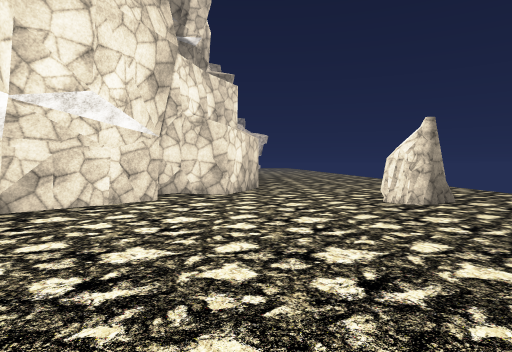
view 1 (above)

13 first-person views from a walk through a scene from a Unity 3-D project. The camera is 1.3 m above the floor, tilts 2° down and sees 75° across. The floor is counted in squares, 1.82 m on a side. Each view is taken from the middle of a square. On the plan, view 1 faces up. The plan holds only what a view shows up to about 11 squares ahead; the rest is blank. The place goes on beyond the plan. The player is left out. Some surface patterns are stand-ins.

view 2
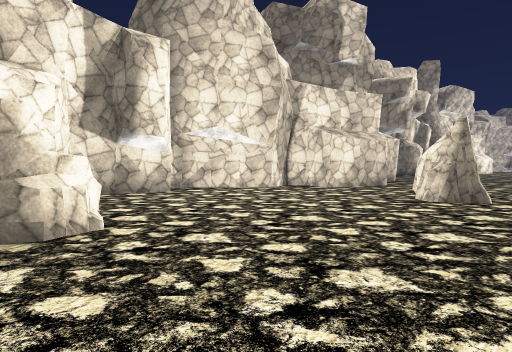

view 3
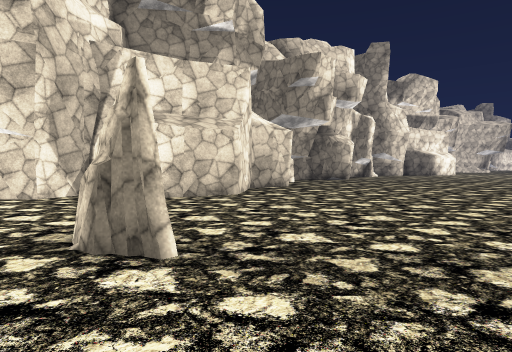

view 4
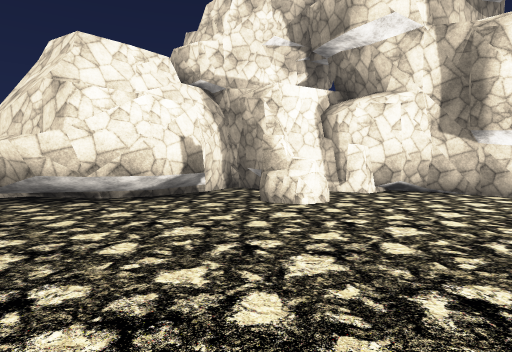

view 5
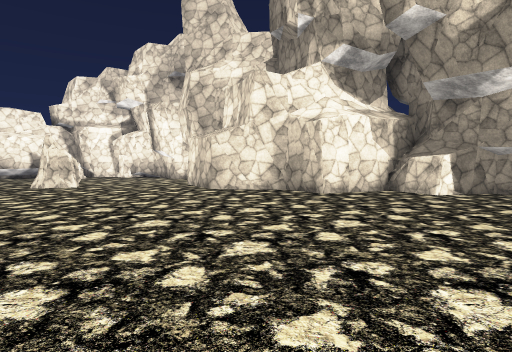

view 6
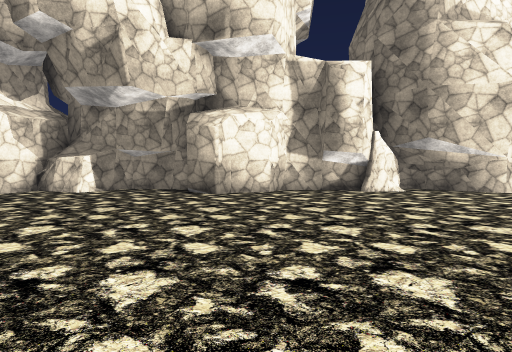

view 7
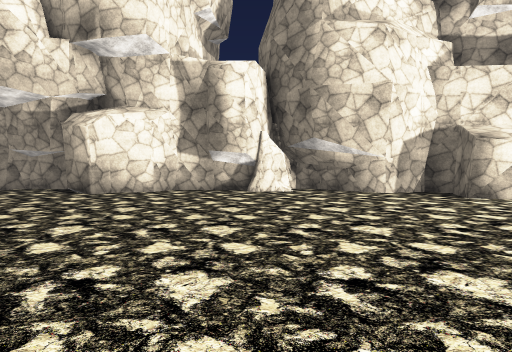

view 8
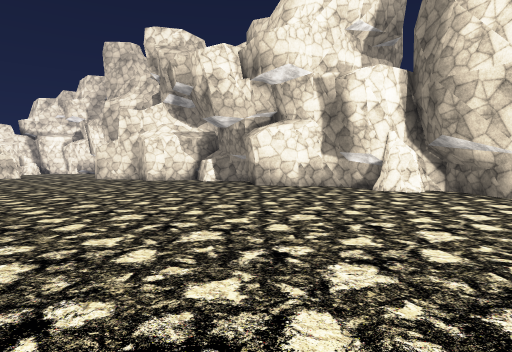

view 9
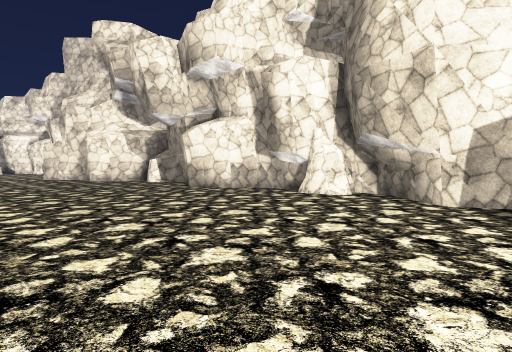

view 10
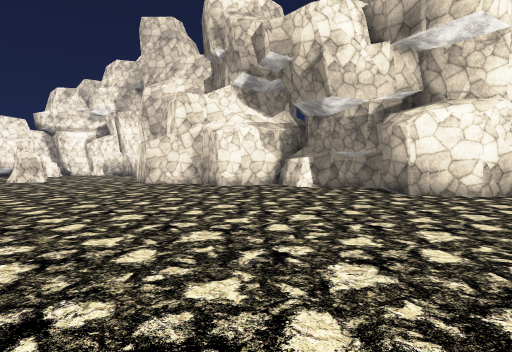

view 11
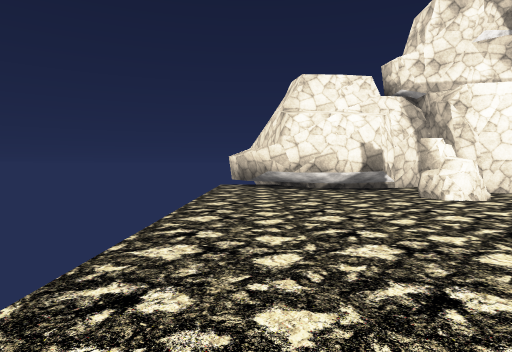

view 12
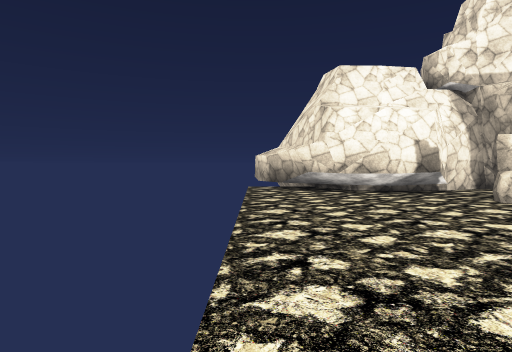

view 13
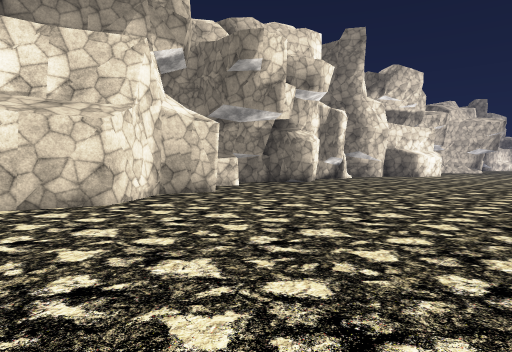

### Floor plan
Points are (right, up) in squares from view 1. A wall is a line through its corners. A room is listed if a view was taken in it or the views show most of it. See-through windows are left out.
Room 1 (views 1, 2, 3, 4, 5, 6, 7, 8, 9, 10, 11, 12, 13)
walls: (-0.9, 13.4) (-1.1, 11.9); (-1.1, 12) (0.1, 10.3) (-0.6, 7.9) (-1.9, 8.2) (-2.3, 7.8) (-1.9, 6.6) (-2.6, 5.8); (-2.7, 14.8) (-3.2, 13.9); (-3.2, 14.4) (-0.9, 13.4) (-1.1, 12.7); (-3.3, 16.1) (-2.5, 15.6) (-2.9, 14.6); (-3.8, 16.4) (-3.2, 16); (-3.5, 18.1) (-3.7, 16.4) (-3.4, 16.1); (-2.2, 6.2) (-3.8, 4.6) (-3.7, 4.1); (-2.9, 20.6) (-2.6, 20.4) (-2.3, 19.4) (-1.9, 19.1) (-2.3, 18.3); (-2.8, 3.7) (-2.9, 1.5); (-3.1, 22.6) (-3.3, 21.8); (-3.1, 22.6) (-3.2, 20.8) (-2.6, 20.4); (-2.8, 3.2) (-3, 2.2) (-3, 1.2) (-2.2, 0.7) (-2, 0); (-2.7, 2.8) (-2.8, 2.2); (-3, 1.1) (-2.3, 0.7); (-2.8, 25.5) (-4.1, 24.2) (-4.1, 23.5); (-2.4, 0.1) (-1.7, 0.1) (-1.7, -1) (-0.6, -1.5); (-0.3, -2) (-0.4, -2.7); (3.9, -2.2) (4.8, -2.6) (5.4, -3.6); (3.9, -2.3) (4.9, -2.8); (-0.8, 28.3) (-1, 27.5) (-2.2, 27.9) (-2.7, 27.4) (-2.3, 26.2) (-3.7, 24.4); (4.6, -2.6) (5.4, -3.9); (-0.8, -2.7) (-0.8, -3.8) (0.8, -3) (1.5, -2.1) (2.8, -2) (4.1, -2.4); (0.7, -3.1) (1.3, -2.5); (5.3, -3.8) (5.8, -5); (5.5, -3.9) (5.9, -5.1)
low walls: (-1.1, 11.9) (-0.5, 11.1); (0.8, -3.1) (2.4, -2.9) (3.5, -3.2)
objects: rock (-3, 23) to (-3, 24); rock (1, 0); rock (3, 6)

Where each view was taken, in squares from view 1:
view 1: 0 up, 0 right, facing up
view 2: 1 down, 5 right, facing up-left
view 3: 5 up, 6 right, facing up-left
view 4: 4 up, 6 right, facing down-left
view 5: 18 up, 6 right, facing down-left
view 6: 20 up, 6 right, facing left
view 7: 23 up, 6 right, facing left
view 8: 27 up, 6 right, facing down-left
view 9: 28 up, 4 right, facing down-left
view 10: 22 up, 6 right, facing down-left
view 11: 7 up, 5 right, facing down
view 12: 6 up, 6 right, facing down
view 13: 8 up, 6 right, facing up-left
